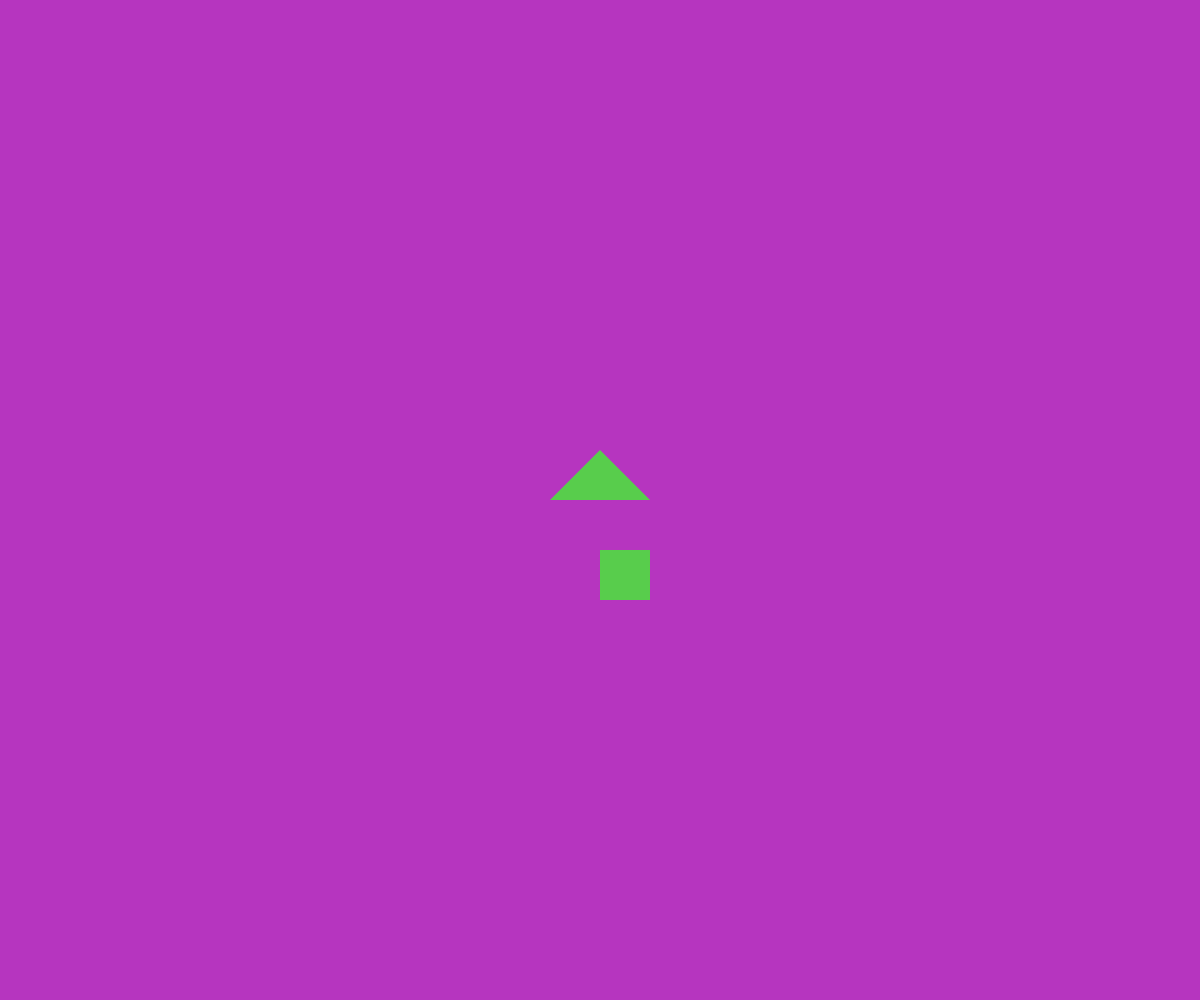
Frame 1 (no input)
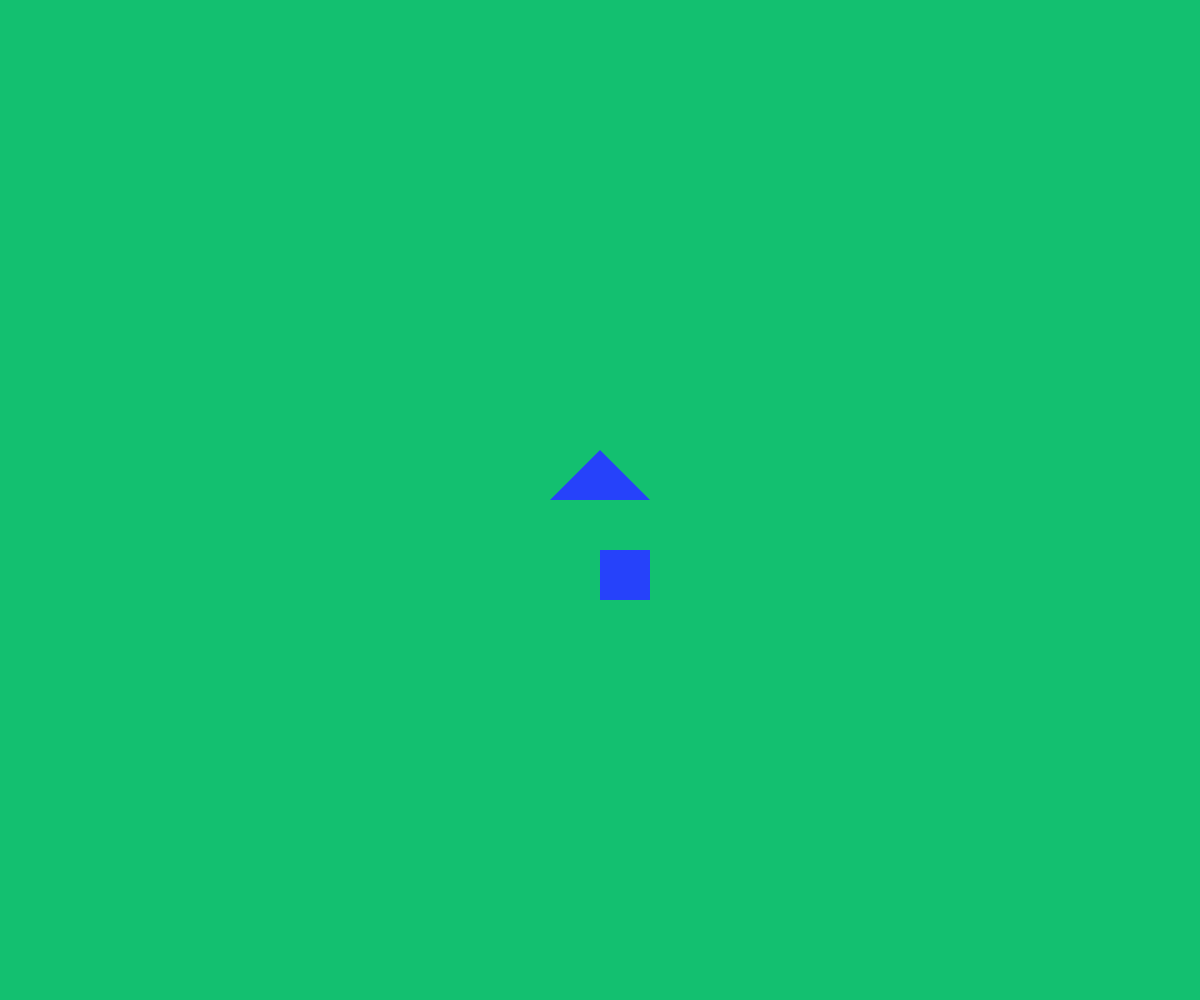
Frame 60 (no input)
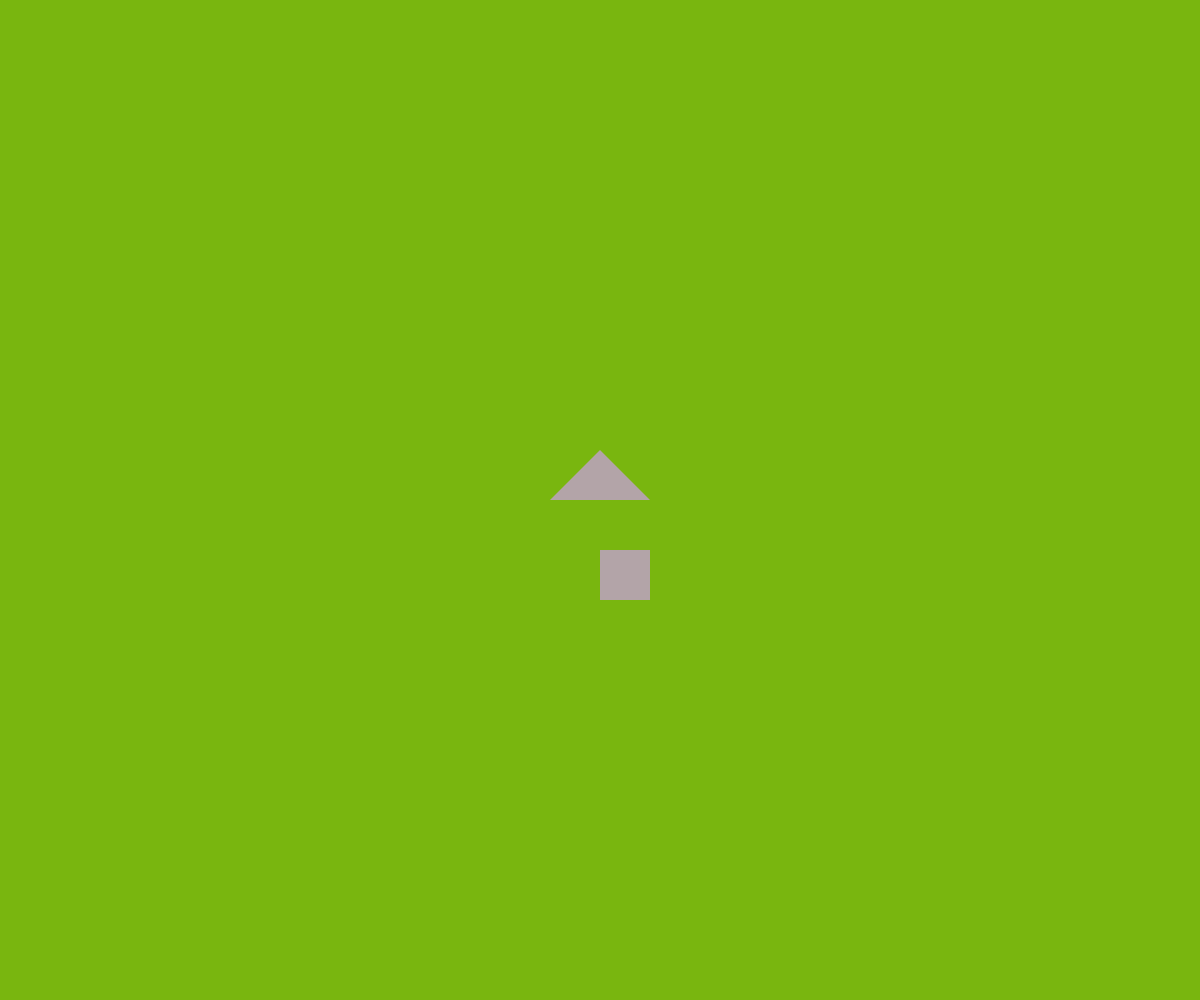
Frame 120 (the mouse pressed at the canvas centre since frame 60)

The p5.js sketch that drew these frames (run headless with seeded random() and noise() and a simulated clock; from frame 60 on, the mouse is pressed at the canvas centre):

// p5.js sketch
// ── sketch.js
function setup() {
  createCanvas(windowWidth,windowHeight);
}

function draw() {
 background(random(0,255),random(0,255),random(0,255));
 noStroke() 
 translate(windowWidth/2,windowHeight/2);
  fill(random(0,255),random(0,255),random(0,255));
  triangle(-50,0,50,0,0,-50)
  rect(0,50,50,50);
  
}
